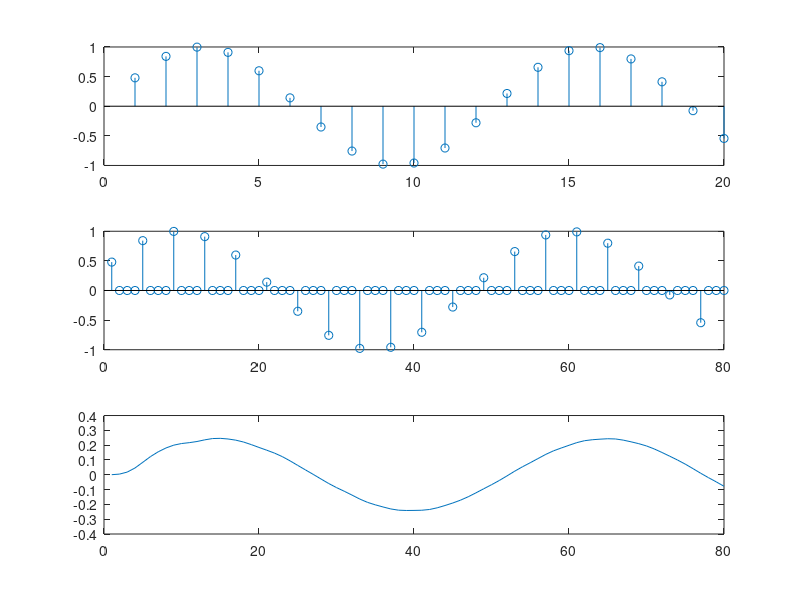

MATLAB code to generate this figure:
clear all;
close all;
omega=0.5;
t=1:20;
s=sin(omega*t);
subplot(3,1,1),stem(s);

x=zeros(1,80);
x(1:4:80)=s;
subplot(3,1,2),stem(x);

[b a]=cheby1(5,0.5,1/4);
xout=filter(b,a,x);
subplot(3,1,3),plot(xout);